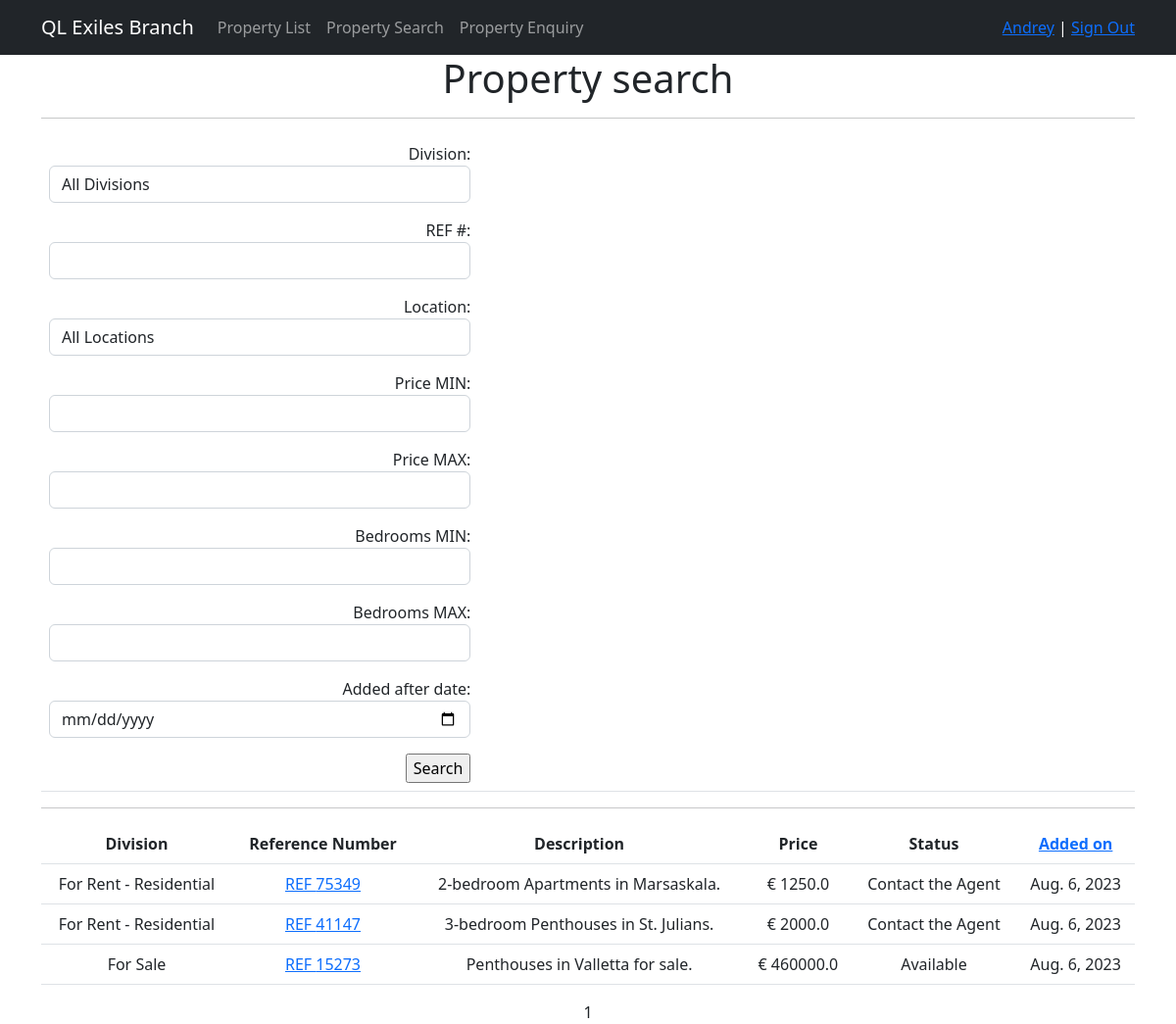
Page /property/search/ (signed in) on the earlier database version.
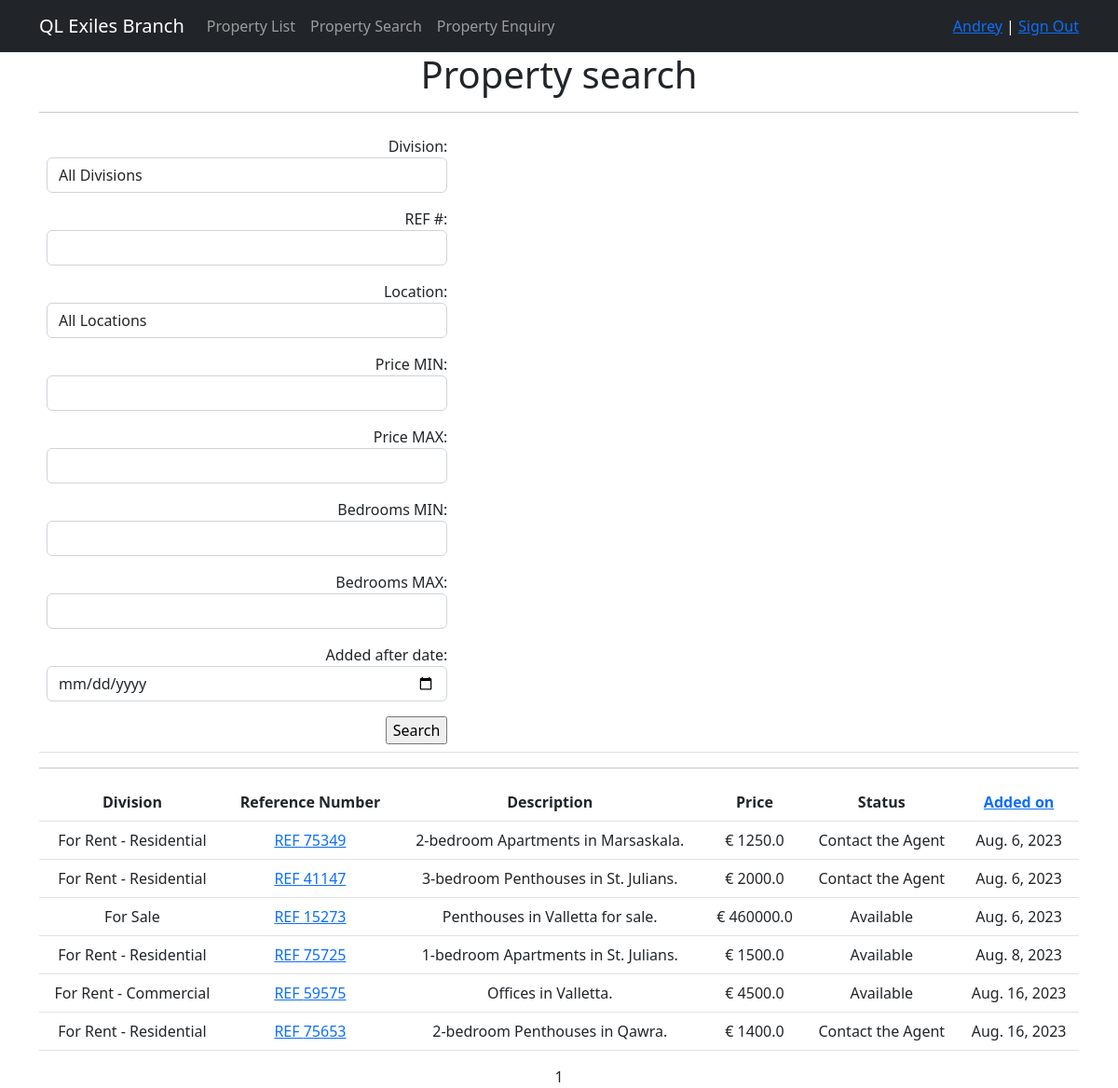
Same page on the later database version.
### properties/models.py (models this page shows, shortened)
class ResProperties(models.Model):
    ref = models.IntegerField(unique=True)
    prop_division = models.CharField(max_length=2, choices=PROP_DIVISION, default='QL')
    prop_type = models.CharField(max_length=25)
    location = models.CharField(max_length=25)
    address = models.TextField(null=True)
    _price = models.FloatField(default=0.0, db_column="Price")
    status = models.CharField(max_length=2, choices=PROP_STATUSES, default='RE')
    status_valid = models.CharField(max_length=25, null=True)
    off_the_market = models.BooleanField(default=False)
    bedrooms = models.IntegerField(default=0)
    bathrooms = models.IntegerField(default=0)
    prop_features = models.ManyToManyField(Features, through='PropertiesFeatures')
    prop_description = models.TextField(null=True)
    date_added = models.DateField(auto_now_add=True)
    date_rented = models.DateField(null=True)
    date_expected = models.DateField(null=True)
    time_updated = models.TimeField(auto_now=True)
    owner = models.ForeignKey(Owners, on_delete=models.CASCADE)
    added_by = models.ForeignKey(Agents, on_delete=models.SET_NULL, null=True)
    lf = models.CharField(max_length=50, null=True)
    @property
    def ref_oct(self):
        return str(oct(self.ref))[2:]
    @property
    def price(self):
        return self._price
    def __str__(self):
        if self.prop_division == "QL":
            return f'REF {self.ref} - {self.bedrooms}-bedroom {self.prop_type} in {self.location}.'
        elif self.prop_division == "QC":
            return f'REF {self.ref} - {self.prop_type} in {self.location}.'
        elif self.prop_division == "ZH":
            return f'REF {self.ref} - {self.prop_type} in {self.location} for sale.'
    def get_absolute_url(self):
        return reverse('properties:property_details', args=[str(self.ref_oct)])

### properties/views.py (the view)
# urls.py: path('search/', ResPropertiesSearch.as_view(), name='property_search'),
class ResPropertiesSearch(LoginRequiredMixin, ListView):
    model = ResProperties
    ordering = 'ref'
    template_name = 'resproperties_search.html'
    context_object_name = 'resproperties_search'
    paginate_by = 10
    def get_queryset(self):
        queryset = super().get_queryset()
        self.filterset = PropertyFilter(self.request.GET, queryset)
        return self.filterset.qs
    def get_ordering(self):
        self.order = self.request.GET.get('order', 'asc')
        selected_ordering = self.request.GET.get('ordering', 'date_added')
        if self.order == "desc":
            selected_ordering = "-" + selected_ordering
        return selected_ordering
    def get_context_data(self, **kwargs):
        context = super().get_context_data(**kwargs)
        context['time_now'] = datetime.utcnow()
        context['current_order'] = self.get_ordering()
        context['order'] = self.order
        context['filterset'] = self.filterset
        return context

### properties/templatetags/custom_filters.py (called while the page is built)
@register.filter(name="currency")
def currency(value, code):
    prefix = CURRENCIES_SYMBOLS[code]
    return f'{prefix} {value}'

@register.filter(name="cap_case")
def cap_case(value: str):
    return value.capitalize()

@register.filter()
def minus_ref(value:str):
    value=str(value)
    value = value[value.find("-")+2:]
    return value

### properties/templatetags/custom_tags.py (called while the page is built)
@register.simple_tag(takes_context=True)
def url_replace(context, **kwargs):
   d = context['request'].GET.copy()
   for k, v in kwargs.items():
       d[k] = v
   return d.urlencode()

### templates/resproperties_search.html (shortened to what this page needs)
{% extends 'flatpages/default.html' %}
{% load custom_filters %}
{% load custom_tags %}
{% block content %}
<h1>Property search</h1>
<hr>
<table style="width:100%" class="table">
    <tr>
        <td width="40%">
            <form action="" method="get" align="right" >
                {{ filterset.form.as_p }}
                <input type="submit" value="Search" />
            </form>
        </td>
        <td></td>
    </tr>
</table>
<hr>
   {% if resproperties_search %}
       <table style="width:100%" class="table">
           <tr>
               <th>Division</th>
               <th>Reference Number</th>
               <th>Description</th>
               <th>Price</th>
               <th>Status</th>
               <th><a href = "?{% if order == 'desc' %}{% url_replace order='asc' %}{% else %}{% url_replace order='desc' %}{% endif%}">Added on</a> </th>
           </tr>
           {% for resproperty in resproperties_search %}
           <tr>
               <td>{% if resproperty.prop_division == 'QL' %}  For Rent - Residential   {% elif resproperty.prop_division == 'QC' %} For Rent - Commercial {% else %} For Sale {% endif %}</td>
               <td> <a href="{{ resproperty.get_absolute_url }}" target='_blank'>REF {{resproperty.ref}}</a></td>
               <td>{{ resproperty|minus_ref }}</td>
               <td>{{ resproperty.price|currency:"eur" }}</td>
               <td>{% if resproperty.status == 'AV' %}  Available   {% else %} Contact the Agent {% endif %}</td>
               <td>{{ resproperty.date_added }}</td>
           </tr>
           {% endfor %}
       </table>
   {% else %}
       <h2>No properties!</h2>
   {% endif %}
   {{ page_obj.number }}
{% endblock content %}

Differences in the rows shown:
added ResProperties: shows "For Rent - Residential", ref "75725", prop_division+ref+bedrooms "1-bedroom Apartments in St. Julians.", price "€ 1500.0", status "Available", date_added "Aug. 8, 2023"
added ResProperties: shows "For Rent - Commercial", ref "59575", prop_division+ref+prop_type "Offices in Valletta.", price "€ 4500.0", status "Available", date_added "Aug. 16, 2023"
added ResProperties: shows "For Rent - Residential", ref "75653", prop_division+ref+bedrooms "2-bedroom Penthouses in Qawra.", price "€ 1400.0", status "Contact the Agent", date_added "Aug. 16, 2023"
